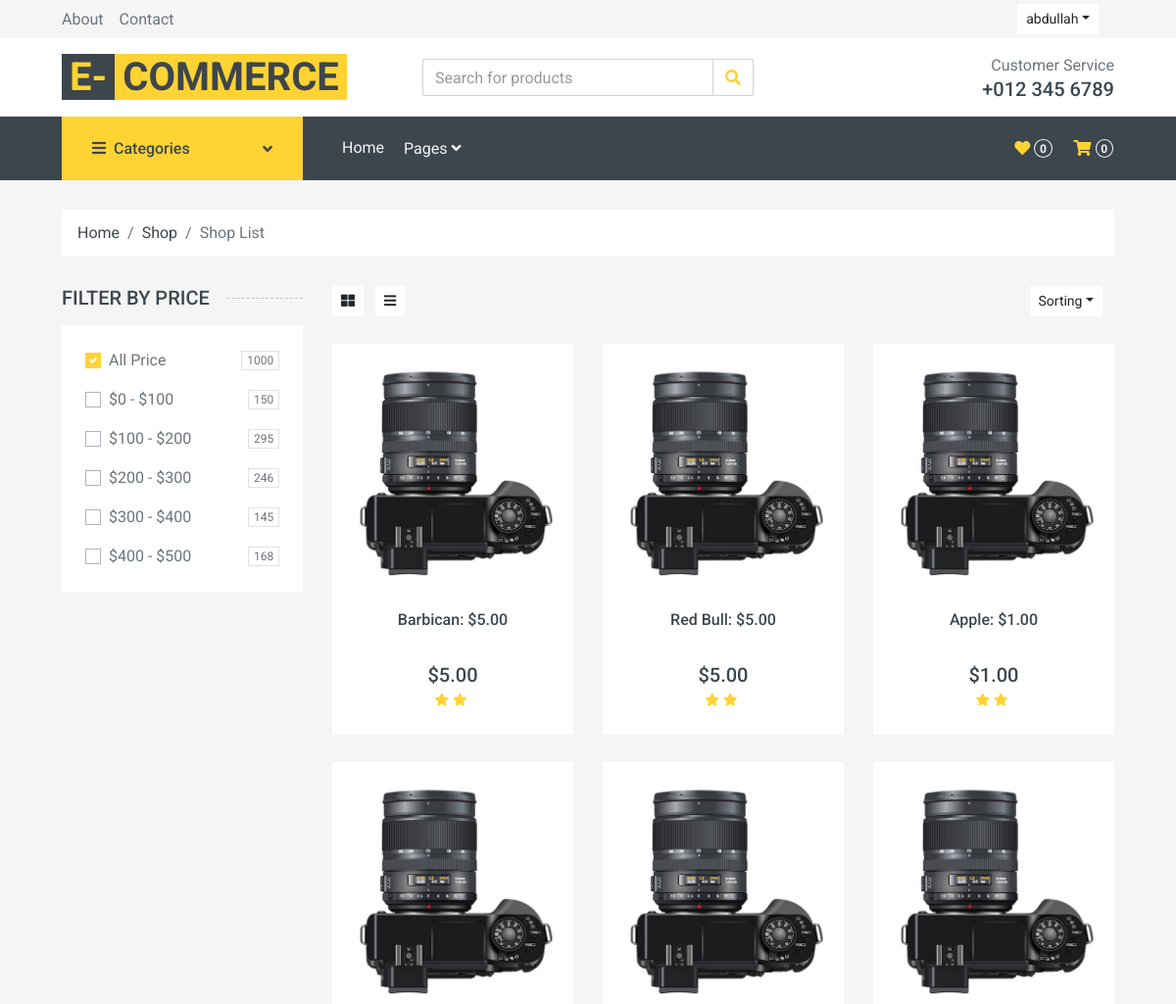
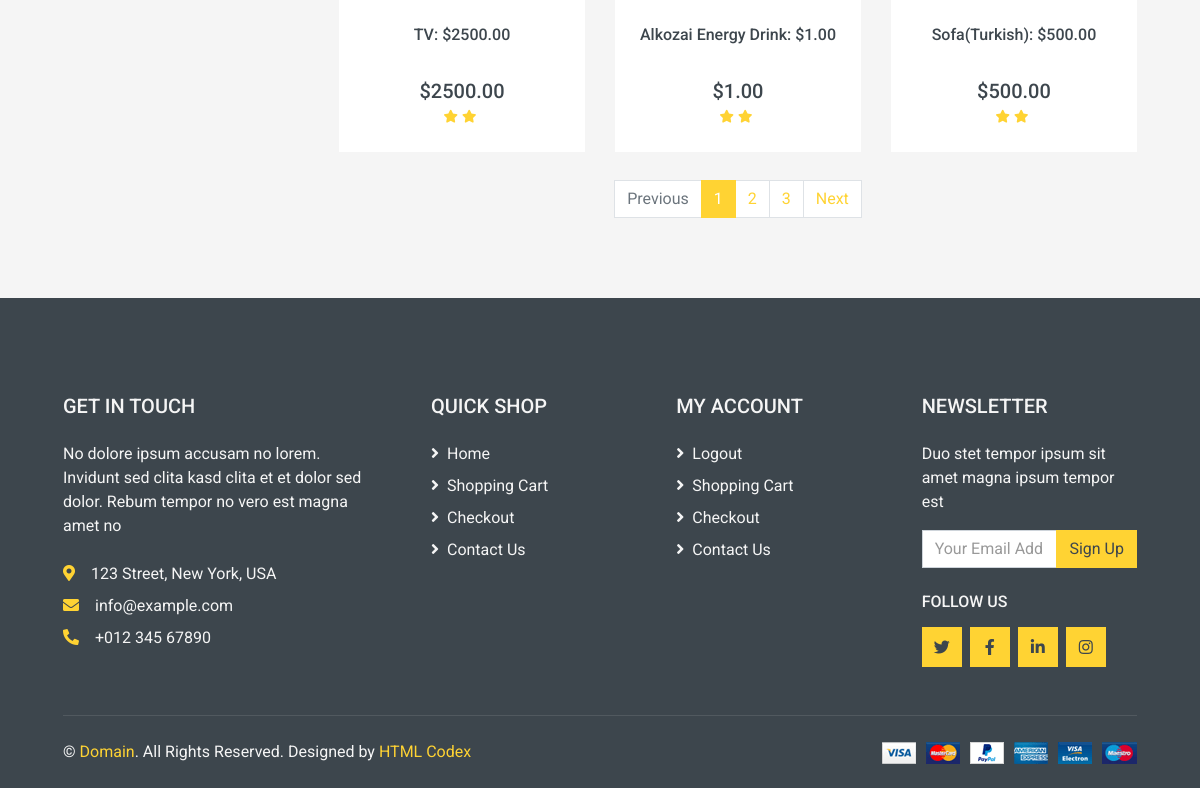
/product/ (signed in), run on the app's committed database (2 pictures, top to bottom).
### items/models.py (models this page shows, shortened)
class Product(models.Model):
    name = models.CharField(max_length=69)
    distributor = models.ForeignKey(Companie, on_delete=models.CASCADE)
    image = models.ImageField(blank=True,null=True,default='avatar.svg')
    price = models.DecimalField(
        max_digits=10, decimal_places=2, null=True, default='29.99')
    category = models.ForeignKey(Category,on_delete=models.CASCADE,null=True)
    def __str__(self):
        return str(self.name) + ": $" + str(self.price)

### items/views.py (the view)
# urls.py: path("product/", views.product, name='product'),
def product(request):
    q = request.GET.get('q') if request.GET.get('q') != None else ''
    product = Product.objects.filter(Q(name__icontains=q)|
                                    Q(category__name__icontains=q))
    context = {'product':product}
    return render(request,'product.html',context)

### templates/product.html (shortened to what this page needs)
<!DOCTYPE html>
<html lang="en">
<head>
    <link rel="stylesheet" href="\static\css\style.css">
    <link href="https://cdnjs.cloudflare.com/ajax/libs/font-awesome/5.10.0/css/all.min.css" rel="stylesheet">
    <link href="\static\lib\animate\animate.min.css" rel="stylesheet">
    <link href="\static\lib\owlcarousel\assets\owl.carousel.min.css" rel="stylesheet">
    <link href="\static\css\style.css" rel="stylesheet">
</head>
<body>
    <div class="container-fluid">
        <div class="row bg-secondary py-1 px-xl-5">
            <div class="col-lg-6 d-none d-lg-block">
                <div class="d-inline-flex align-items-center h-100">
                    <a class="text-body mr-3" href="">About</a>
                    <a class="text-body mr-3" href="">Contact</a>
                </div>
            </div>
            <div class="col-lg-6 text-center text-lg-right">
                <div class="d-inline-flex align-items-center">
                    <div class="btn-group">
                        <button type="button" class="btn btn-sm btn-light dropdown-toggle" data-toggle="dropdown">{{user.username}}</button>
                    </div>
                </div>
            </div>
        </div>
        <div class="row align-items-center bg-light py-3 px-xl-5 d-none d-lg-flex">
            <div class="col-lg-4">
                <a href="" class="text-decoration-none">
                    <span class="h1 text-uppercase text-primary bg-dark px-2">E-</span>
                    <span class="h1 text-uppercase text-dark bg-primary px-2 ml-n1">Commerce</span>
                </a>
            </div>
            <div class="col-lg-4 col-6 text-left">
                <form action="">
                    <div class="input-group">
                        <input
                        type="text"
                        class="form-control"
                        placeholder="Search for products"
                        name = 'q'
                      />
                        <div class="input-group-append">
                            <span class="input-group-text bg-transparent text-primary">
                                <i class="fa fa-search"></i>
                            </span>
                        </div>
                    </div>
                </form>
            </div>
            <div class="col-lg-4 col-6 text-right">
                <p class="m-0">Customer Service</p>
                <h5 class="m-0">+012 345 6789</h5>
            </div>
        </div>
    </div>
    <div class="container-fluid bg-dark mb-30">
        <div class="row px-xl-5">
            <div class="col-lg-3 d-none d-lg-block">
                <a class="btn d-flex align-items-center justify-content-between bg-primary w-100" data-toggle="collapse" href="#navbar-vertical" style="height: 65px; padding: 0 30px;">
                    <h6 class="text-dark m-0"><i class="fa fa-bars mr-2"></i>Categories</h6>
                    <i class="fa fa-angle-down text-dark"></i>
                </a>
            </div>
            <div class="col-lg-9">
                <nav class="navbar navbar-expand-lg bg-dark navbar-dark py-3 py-lg-0 px-0">
                    <div class="collapse navbar-collapse justify-content-between" id="navbarCollapse">
                        <div class="navbar-nav mr-auto py-0">
                            <a href="{% url 'home' %}" class="nav-item nav-link">Home</a>
                            <div class="nav-item dropdown">
                                <a href="#" class="nav-link dropdown-toggle" data-toggle="dropdown">Pages <i class="fa fa-angle-down mt-1"></i></a>
                            </div>
                        </div>
                        <div class="navbar-nav ml-auto py-0 d-none d-lg-block">
                            <a href="" class="btn px-0">
                                <i class="fas fa-heart text-primary"></i>
                                <span class="badge text-secondary border border-secondary rounded-circle" style="padding-bottom: 2px;">0</span>
                            </a>
                            <a href="" class="btn px-0 ml-3">
                                <i class="fas fa-shopping-cart text-primary"></i>
                                <span class="badge text-secondary border border-secondary rounded-circle" style="padding-bottom: 2px;">0</span>
                            </a>
                        </div>
                    </div>
                </nav>
            </div>
        </div>
    </div>
    <div class="container-fluid">
        <div class="row px-xl-5">
            <div class="col-12">
                <nav class="breadcrumb bg-light mb-30">
                    <a class="breadcrumb-item text-dark" href="{% url 'home' %}">Home</a>
                    <a class="breadcrumb-item text-dark" href="{% url 'product' %}">Shop</a>
                    <span class="breadcrumb-item active">Shop List</span>
                </nav>
            </div>
        </div>
    </div>
    <div class="container-fluid">
        <div class="row px-xl-5">
            <div class="col-lg-3 col-md-4">
                <h5 class="section-title position-relative text-uppercase mb-3"><span class="bg-secondary pr-3">Filter by price</span></h5>
                <div class="bg-light p-4 mb-30">
                    <form>
                        <div class="custom-control custom-checkbox d-flex align-items-center justify-content-between mb-3">
                            <label class="custom-control-label" for="price-all">All Price</label>
                            <span class="badge border font-weight-normal">1000</span>
                        </div>
                        <div class="custom-control custom-checkbox d-flex align-items-center justify-content-between mb-3">
                            <label class="custom-control-label" for="price-1">$0 - $100</label>
                            <span class="badge border font-weight-normal">150</span>
                        </div>
                        <div class="custom-control custom-checkbox d-flex align-items-center justify-content-between mb-3">
                            <label class="custom-control-label" for="price-2">$100 - $200</label>
                            <span class="badge border font-weight-normal">295</span>
                        </div>
                        <div class="custom-control custom-checkbox d-flex align-items-center justify-content-between mb-3">
                            <label class="custom-control-label" for="price-3">$200 - $300</label>
                            <span class="badge border font-weight-normal">246</span>
                        </div>
                        <div class="custom-control custom-checkbox d-flex align-items-center justify-content-between mb-3">
                            <label class="custom-control-label" for="price-4">$300 - $400</label>
                            <span class="badge border font-weight-normal">145</span>
                        </div>
                        <div class="custom-control custom-checkbox d-flex align-items-center justify-content-between">
                            <label class="custom-control-label" for="price-5">$400 - $500</label>
                            <span class="badge border font-weight-normal">168</span>
                        </div>
                    </form>
                </div>
            </div>
            <div class="col-lg-9 col-md-8">
                <div class="row pb-3">
                    <div class="col-12 pb-1">
                        <div class="d-flex align-items-center justify-content-between mb-4">
                            <div>
                                <button class="btn btn-sm btn-light"><i class="fa fa-th-large"></i></button>
                                <button class="btn btn-sm btn-light ml-2"><i class="fa fa-bars"></i></button>
                            </div>
                            <div class="ml-2">
                                <div class="btn-group">
                                    <button type="button" class="btn btn-sm btn-light dropdown-toggle" data-toggle="dropdown">Sorting</button>
                                </div>
                            </div>
                        </div>
                    </div>
                    {% for item in product %}
                    <div class="col-lg-4 col-md-6 col-sm-6 pb-1">
                        <div class="product-item bg-light mb-4">
                            <div class="product-img position-relative overflow-hidden">
                                <img class="img-fluid w-100" src="img/product-1.jpg" alt="">
                                <div class="product-action">
                                </div>
                            </div>
                            <div class="text-center py-4">
                                <a class="h6 text-decoration-none text-truncate" href="">{{item}}</a>
                                <br>
                                <br>
                                <div class="d-flex align-items-center justify-content-center mt-2">
                                    <h5>${{item.price}}</h5>
                                </div>
                                <div class="d-flex align-items-center justify-content-center mb-1">
                                    <small class="fa fa-star text-primary mr-1"></small>
                                    <small class="fa fa-star text-primary mr-1"></small>
                                </div>
                            </div>
                        </div>
                    </div>
                    {% endfor %}
                    <div class="col-12">
                        <nav>
                          <ul class="pagination justify-content-center">
                            <li class="page-item disabled"><a class="page-link" href="#">Previous</span></a></li>
                            <li class="page-item active"><a class="page-link" href="#">1</a></li>
                            <li class="page-item"><a class="page-link" href="#">2</a></li>
                            <li class="page-item"><a class="page-link" href="#">3</a></li>
                            <li class="page-item"><a class="page-link" href="#">Next</a></li>
                          </ul>
                        </nav>
                    </div>
                </div>
            </div>
        </div>
    </div>
    <div class="container-fluid bg-dark text-secondary mt-5 pt-5">
        <div class="row px-xl-5 pt-5">
            <div class="col-lg-4 col-md-12 mb-5 pr-3 pr-xl-5">
                <h5 class="text-secondary text-uppercase mb-4">Get In Touch</h5>
                <p class="mb-4">No dolore ipsum accusam no lorem. Invidunt sed clita kasd clita et et dolor sed dolor. Rebum tempor no vero est magna amet no</p>
                <p class="mb-2"><i class="fa fa-map-marker-alt text-primary mr-3"></i>123 Street, New York, USA</p>
                <p class="mb-2"><i class="fa fa-envelope text-primary mr-3"></i>info@example.com</p>
                <p class="mb-0"><i class="fa fa-phone-alt text-primary mr-3"></i>+012 345 67890</p>
            </div>
            <div class="col-lg-8 col-md-12">
                <div class="row">
                    <div class="col-md-4 mb-5">
                        <h5 class="text-secondary text-uppercase mb-4">Quick Shop</h5>
                        <div class="d-flex flex-column justify-content-start">
                            <a class="text-secondary mb-2" href="{% url 'home' %}"><i class="fa fa-angle-right mr-2"></i>Home</a>
                            <a class="text-secondary mb-2" href="#"><i class="fa fa-angle-right mr-2"></i>Shopping Cart</a>
                            <a class="text-secondary mb-2" href="#"><i class="fa fa-angle-right mr-2"></i>Checkout</a>
                            <a class="text-secondary" href="#"><i class="fa fa-angle-right mr-2"></i>Contact Us</a>
                        </div>
                    </div>
                    <div class="col-md-4 mb-5">
                        <h5 class="text-secondary text-uppercase mb-4">My Account</h5>
                        <div class="d-flex flex-column justify-content-start">
                            <a class="text-secondary mb-2" href="{% url 'sign-out' %}"><i class="fa fa-angle-right mr-2"></i>Logout</a>
                            <a class="text-secondary mb-2" href="#"><i class="fa fa-angle-right mr-2"></i>Shopping Cart</a>
                            <a class="text-secondary mb-2" href="#"><i class="fa fa-angle-right mr-2"></i>Checkout</a>
                            <a class="text-secondary" href="#"><i class="fa fa-angle-right mr-2"></i>Contact Us</a>
                        </div>
                    </div>
                    <div class="col-md-4 mb-5">
                        <h5 class="text-secondary text-uppercase mb-4">Newsletter</h5>
                        <p>Duo stet tempor ipsum sit amet magna ipsum tempor est</p>
                        <form action="">
                            <div class="input-group">
                                <input type="text" class="form-control" placeholder="Your Email Address">
                                <div class="input-group-append">
                                    <button class="btn btn-primary">Sign Up</button>
                                </div>
                            </div>
                        </form>
                        <h6 class="text-secondary text-uppercase mt-4 mb-3">Follow Us</h6>
                        <div class="d-flex">
                            <a class="btn btn-primary btn-square mr-2" href="#"><i class="fab fa-twitter"></i></a>
                            <a class="btn btn-primary btn-square mr-2" href="#"><i class="fab fa-facebook-f"></i></a>
                            <a class="btn btn-primary btn-square mr-2" href="#"><i class="fab fa-linkedin-in"></i></a>
                            <a class="btn btn-primary btn-square" href="#"><i class="fab fa-instagram"></i></a>
                        </div>
                    </div>
                </div>
            </div>
        </div>
        <div class="row border-top mx-xl-5 py-4" style="border-color: rgba(256, 256, 256, .1) !important;">
            <div class="col-md-6 px-xl-0">
                <p class="mb-md-0 text-center text-md-left text-secondary">
                    &copy; <a class="text-primary" href="#">Domain</a>. All Rights Reserved. Designed
                    by
                    <a class="text-primary" href="https://htmlcodex.com">HTML Codex</a>
                </p>
            </div>
            <div class="col-md-6 px-xl-0 text-center text-md-right">
                <img class="img-fluid" src="img/payments.png" alt="">
            </div>
        </div>
    </div>
</body>
</html>

### data on the page
Product: name+price "Barbican: $5.00", price "5.00"
Product: name+price "Red Bull: $5.00", price "5.00"
Product: name+price "Apple: $1.00", price "1.00"
Product: name+price "TV: $2500.00", price "2500.00"
Product: name+price "Alkozai Energy Drink: $1.00", price "1.00"
Product: name+price "Sofa(Turkish): $500.00", price "500.00"

### other printed values
{{ user.username }} "abdullah"
